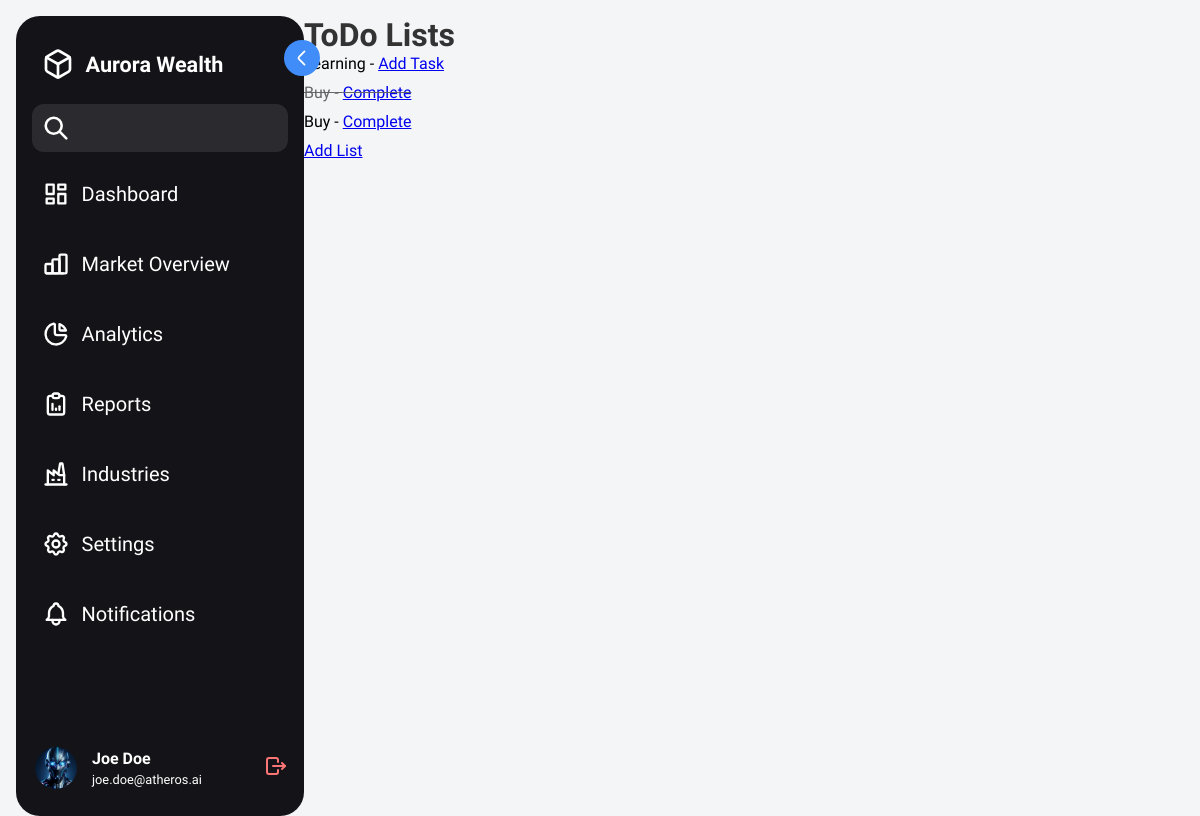
/todo/, run on the app's committed database.
### todoApp/models.py (models this page shows)
class ToDoList(models.Model):
    title = models.CharField(max_length=200)

class ToDo(models.Model):
    task = models.CharField(max_length=200)
    completed = models.BooleanField(default=False)
    task_list = models.ForeignKey(ToDoList, on_delete=models.CASCADE)

### todoApp/views.py (the view)
# urls.py: path('', views.index, name='index'),
def index(request):
    lists = ToDoList.objects.all()
    return render(request, 'todoApp/index.html', {'lists': lists})

### todoApp/templates/todoApp/index.html (shortened to what this page needs)
{% load static %}
<!DOCTYPE html>
<html>
<head>
    <link rel="stylesheet" type="text/css" href="{% static 'todoApp/style.css' %}">
    <link rel="stylesheet" type="text/css" href="{% static 'todoApp/style (1).css' %}">
</head>
<body>
    <nav class="sidebar">
      <div class="sidebar-top-wrapper">
        <div class="sidebar-top">
          <a href="#" class="logo__wrapper">
            <img src="{% static 'todoApp/logo.svg' %}" alt="Logo" class="logo-small" />
            <span class="hide company-name"> Aurora Wealth </span>
          </a>
        </div>
        <button class="expand-btn" type="button">
          <svg
            width="16"
            height="16"
            viewBox="0 0 16 16"
            fill="none"
            xmlns="http://www.w3.org/2000/svg"
          >
            <path
              d="M6.00979 2.72L10.3565 7.06667C10.8698 7.58 10.8698 8.42 10.3565 8.93333L6.00979 13.28"
              stroke-width="1.5"
              stroke-miterlimit="10"
              stroke-linecap="round"
              stroke-linejoin="round"
            />
          </svg>
        </button>
      </div>
      <div class="search__wrapper">
        <input type="text" />
      </div>
      <div class="sidebar-links">
        <ul>
          <li>
            <a href="#dashboard" title="Dashboard" class="tooltip">
              <span class="link hide">Dashboard</span>
            </a>
          </li>
          <li>
            <a href="#market-overview" class="tooltip">
              <span class="link hide">Market Overview</span>
            </a>
          </li>
          <li>
            <a href="#analytics" title="Analytics" class="tooltip">
              <span class="link hide">Analytics</span>
            </a>
          </li>
          <li>
            <a href="#reports" title="Reports" class="tooltip">
              <span class="link hide">Reports</span>
            </a>
          </li>
          <li>
            <a href="#industries" title="Industries" class="tooltip">
              <span class="link hide">Industries</span>
            </a>
          </li>
          <li>
            <a href="#settings" title="Settings" class="tooltip">
              <span class="link hide">Settings</span>
            </a>
          </li>
          <li>
            <a href="#notifications" title="Notifications" class="tooltip">
              <span class="link hide">Notifications</span>
            </a>
          </li>
        </ul>
      </div>
      <div class="sidebar__profile">
        <div class="avatar__wrapper">
          <img class="avatar" src="{% static 'todoApp/profile.png' %}" alt="Joe Doe Picture" />
        </div>
        <div class="avatar__name hide">
          <div class="user-name">Joe Doe</div>
          <div class="email">joe.doe@atheros.ai</div>
        </div>
        <a href="#logout" class="logout hide">
        </a>
      </div>
    </nav>
    <div class="main-content">
        <h1>ToDo Lists</h1>
    <ul>
        {% for todo_list in lists %}
            <li>{{ todo_list.title }} - <a href="{% url 'todoApp:add_task' todo_list.id %}">Add Task</a></li>
            <ul>
                {% for task in todo_list.todo_set.all %}
                    <li{% if task.completed %} class="completed"{% endif %}>{{ task.task }} - <a href="{% url 'todoApp:complete_task' task.id %}">Complete</a></li>
                {% endfor %}
            </ul>
        {% endfor %}
    </ul>
    <a href="{% url 'todoApp:add_list' %}">Add List</a>
    </div>
</body>
</html>

### todoApp/static/todoApp/style.css (style rules this page uses)
ul { list-style-type: none; padding: 0; }
li { margin-bottom: 10px; }
.completed { text-decoration: line-through; color: #666; }

### todoApp/static/todoApp/style (1).css (style rules this page uses)
:root { --primary-color: #191919; --primary: #408cf9; --white: #ffffff; --sidebar-primary-hover: #2b2b2f; --sidebar-background: #141318; --background: #f3f5f6; --text-link: #ffffff; --expand-button: #408cf9; --logout: #fa7575; --search-background: #2b2b2f; }
body { font-family: "Work Sans", sans-serif; font-size: 16px; padding: 1rem; height: 100%; background: var(--background); display: flex; }
html { height: 100%; }
* { margin: 0; padding: 0; box-sizing: border-box; }
.sidebar { position: sticky; top: 0; left: 0; min-height: 50rem; height: 100%; padding: 1.5rem 1rem; border-radius: 1.5rem; -webkit-user-select: none; user-select: none; max-width: 18rem; min-width: 4rem; display: flex; color: var(--white); flex-direction: column; background-color: var(--sidebar-background); transition: max-width 0.2s ease-in-out; }
.search__wrapper { position: relative; }
.search__wrapper input { background-color: var(--search-background); min-height: 3rem; width: 100%; color: var(--text-link); border-radius: 0.75rem; padding-left: 2.75rem; font-size: 1.4rem; border: none; }
.sidebar-top-wrapper { display: flex; background-color: var(--primary-color-light); }
.sidebar-top { position: relative; display: flex; align-items: start; justify-content: center; flex-direction: column; overflow: hidden; height: 4rem; padding-bottom: 1rem; }
.logo__wrapper { display: flex; align-items: center; color: var(--text-link); font-weight: 700; text-decoration: none; font-size: 1.35rem; padding: 0 0.6rem; gap: 0.75rem; }
.logo-small { height: 2rem; width: 2rem; overflow: hidden; object-fit: cover; }
.company-name { white-space: nowrap; }
.sidebar-links { margin-top: 1rem; }
.sidebar-links ul { list-style-type: none; position: relative; display: flex; row-gap: 0.5rem; flex-direction: column; }
.sidebar-links li { color: var(--text-link); min-width: 3rem; }
.sidebar-links li svg { stroke: var(--text-link); width: 1.75rem; height: 1.75rem; min-width: 1.75rem; }
.sidebar-links li a { color: var(--text-link); width: 100%; padding-left: 0.6rem; font-size: 1.25rem; display: flex; gap: 0.75rem; border-radius: 0.75rem; justify-content: start; align-items: center; min-height: 3.25rem; text-decoration: none; transition: background-color 0.2s ease-in-out; }
.sidebar-links li a .link { overflow: hidden; white-space: nowrap; animation: fadeIn 0.2s ease-in-out; }
.tooltip { position: relative; }
.sidebar__profile { display: flex; align-items: center; gap: 0.75rem; flex-direction: row; color: var(--text-link); overflow-x: hidden; min-height: 2.5rem; margin-top: auto; }
.avatar__wrapper { position: relative; display: flex; }
.avatar { display: block; width: 3rem; height: 3rem; object-fit: cover; cursor: pointer; border-radius: 50%; border: 3px solid transparent; transition: all 0.2s ease-in-out; }
.avatar__name { display: flex; flex-direction: column; gap: 0.25rem; white-space: nowrap; }
.user-name { font-weight: 600; text-align: left; color: var(--text-link); }
.email { color: var(--text-link); font-size: 0.8rem; }
.logout { margin-left: auto; }
.logout svg { color: var(--logout); }
.expand-btn { position: absolute; display: grid; place-items: center; cursor: pointer; background-color: var(--expand-button); z-index: 2; right: -1rem; width: 2.25rem; height: 2.25rem; border: none; border-radius: 50%; }
.expand-btn svg { transform: rotate(-180deg); stroke: var(--white); width: 1.25rem; height: 1.25rem; }
h1 { color: #333; }

### data on the page
ToDoList: title "Learning"
ToDo: task "Buy"
ToDo: task "Buy"
